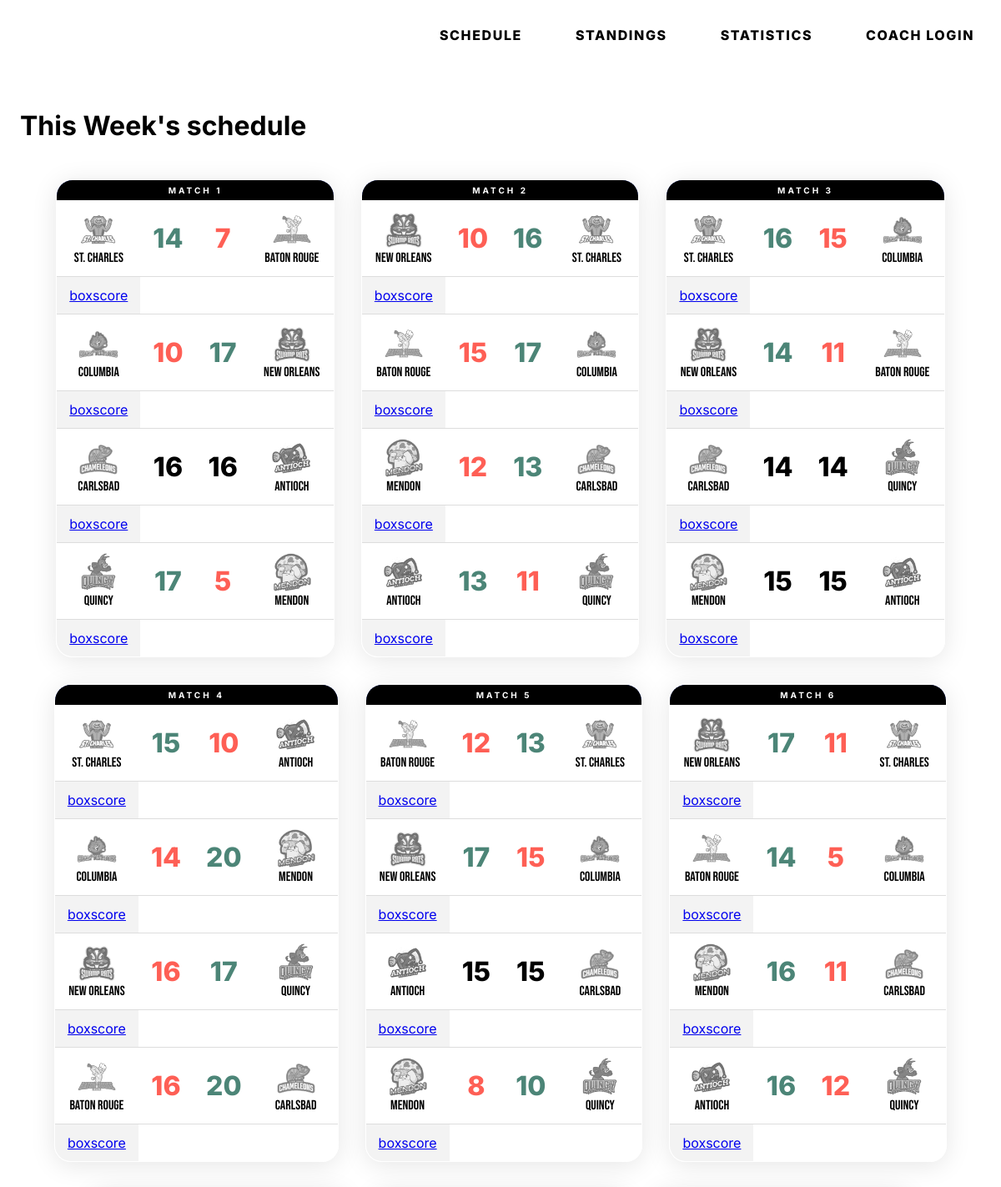
Page /schedule/ (upper part) on the committed database.
### tables this page shows
CREATE TABLE teams (
  team_id INTEGER NOT NULL PRIMARY KEY AUTOINCREMENT,
  name varchar(30) NOT NULL,
  city varchar(30) NOT NULL,
  nickname varchar(30) NOT NULL,
  coach_id INTEGER NOT NULL,
  abb varchar(3) NOT NULL,
  short_name varchar(30) NOT NULL,
  division varchar(100) DEFAULT NULL,
  cp INTEGER NOT NULL DEFAULT '0',
  cp_used INTEGER NOT NULL DEFAULT '0',
  recruiting_poINTEGERs INTEGER NOT NULL DEFAULT '0',
  active char(1) NOT NULL DEFAULT 'Y',
  overall INTEGER NOT NULL DEFAULT '0',
  aggression INTEGER NOT NULL DEFAULT '0',
  logo text NOT NULL Default '0'
);

CREATE TABLE schedule (
  schedule_id INTEGER DEFAULT NULL PRIMARY KEY AUTOINCREMENT,
  season INTEGER DEFAULT NULL,
  match_number INTEGER DEFAULT NULL,
  home_id INTEGER DEFAULT NULL,
  away_id INTEGER DEFAULT NULL,
  home_goals INTEGER DEFAULT NULL,
  away_goals INTEGER DEFAULT NULL,
  match_type text,
  competition_abb text,
  competition_type text,
  tiebreaker text,
  played text,
  commentary text,
  boxscore text,
  debug text,
  html_report text,
  home_rating double DEFAULT NULL,
  away_rating double DEFAULT NULL
);

### main.py (the view)
@app.route('/schedule/', methods=('GET', 'POST'))
def schedule():
  conn = get_db_connection()
  teams = conn.execute('SELECT * FROM teams').fetchall()
  schedule = conn.execute('SELECT * FROM schedule').fetchall()
  matchnumber = conn.execute(
    "SELECT COUNT(DISTINCT match_number) AS count FROM schedule").fetchone(
    )['count']
  conn.close()
  return render_template("schedule.html",
                         title="This Week's schedule",
                         teams=teams,
                         schedule=schedule,
                         matchnumber=matchnumber)

### main.py (called while the page is built)
def get_db_connection():
  conn = sqlite3.connect('database.db')
  conn.row_factory = sqlite3.Row
  return conn

### templates/schedule.html (shortened to what this page needs)
{% extends 'template.html' %}
{% block content %}
    </header>
    <main class="adjust paddingtop">
        <h1>{{ title }}</h1>
        <section class="week-schedule">
          {% for i in range(1, matchnumber) %}
          <table class="game-table styled-table glass">
            <thead>
              <tr>
                <th colspan="5" style="background-color: black; color: white; text-transform: uppercase; text-align:center;letter-spacing: 0.3em; font-size: 10px;padding: 6px 15px;">
                  Match {{ i }}
                </th>
              </tr>
            </thead>
            <tbody>
              {% for sched in schedule %}
              {% if sched['match_number'] == i %}
                <tr>
                  {% if sched['home_id'] < sched['away_id'] %}
                  {% for t in teams %}
                  {% if sched['home_id'] == t['team_id'] %}
                  <td>
                    <a href="{{ url_for('displayTeam', id=sched['home_id']) }}" class="team-logo-wrapper">
                        <img class="grey-filter" src="{{ url_for('static',filename=t['logo']) }}" alt="{{ sched['home_id'] }}">
                    </a>
                    {{ t["name"] }}
                  </td>
                  {% if sched['home_goals'] > sched['away_goals'] %}
                  <td class="win">{{ sched['home_goals'] }}</td>
                  {% elif sched['home_goals'] < sched['away_goals']%}
                  <td class="loose">{{ sched['home_goals'] }}</td>
                  {% else %}
                    <td>{{ sched['home_goals'] }}</td>
                  {% endif %}
                  {% endif %}
                  {% if sched['away_id'] == t['team_id'] %}
                  {% if sched['home_goals'] > sched['away_goals'] %}
                  <td class="loose">{{ sched['away_goals'] }}</td>
                  {% elif sched['home_goals'] < sched['away_goals']%}
                  <td class="win">{{ sched['away_goals'] }}</td>
                  {% else %}
                    <td>{{ sched['away_goals'] }}</td>
                  {% endif %}
                  <td>
                        <a href="{{ url_for('displayTeam', id=sched['away_id']) }}" class="team-logo-wrapper">
                                  <img class="grey-filter" src="{{ url_for('static',filename=t['logo']) }}" alt="{{ sched['away_id'] }}"></a>
                        {{ t['name'] }}</td>
                  {% endif %}
                  {% endfor %}
                  {% else %}
                  {% for t in teams|reverse %}
                  {% if sched['home_id'] == t['team_id'] %}
                  <td>
                    <a href="{{ url_for('displayTeam', id=sched['home_id']) }}" class="team-logo-wrapper">
                        <img class="grey-filter" src="{{ url_for('static',filename=t['logo']) }}" alt="{{ sched['home_id'] }}">
                    </a>
                    {{ t["name"] }}
                  </td>
                  {% if sched['home_goals'] > sched['away_goals'] %}
                  <td class="win">{{ sched['home_goals'] }}</td>
                  {% elif sched['home_goals'] < sched['away_goals']%}
                  <td class="loose">{{ sched['home_goals'] }}</td>
                  {% else %}
                    <td>{{ sched['home_goals'] }}</td>
                  {% endif %}
                  {% endif %}
                  {% if sched['away_id'] == t['team_id'] %}
                  {% if sched['home_goals'] > sched['away_goals'] %}
                  <td class="loose">{{ sched['away_goals'] }}</td>
                  {% elif sched['home_goals'] < sched['away_goals']%}
                  <td class="win">{{ sched['away_goals'] }}</td>
                  {% else %}
                    <td>{{ sched['away_goals'] }}</td>
                  {% endif %}
                  <td>
                        <a href="{{ url_for('displayTeam', id=sched['away_id']) }}" class="team-logo-wrapper">
                                  <img class="grey-filter" src="{{ url_for('static',filename=t['logo']) }}" alt="{{ sched['away_id'] }}"></a>
                        {{ t['name'] }}</td>
                  {% endif %}
                  {% endfor %}
                  {% endif %}
                </tr>
                    <td><a href="{{ url_for('schedule_boxscore', id=sched['schedule_id']) }}" link="team-logo-wrapper">boxscore</a> </td>
              {% endif %}
              {% endfor %}
            </tbody>
        </table>
        {% endfor %}
        </section>
    </main>
{% endblock %}

### static/style.css (style rules this page uses)
:root { --font-family: 'Inter', sans-serif; --font-display: 'Bebas Neue', sans-serif; --hero-blue: #386fa4; --secondary-blue: #758bfd; --accent-yellow: #ff8600; --border-radius: 20px; --border-radius-small: 10px; }
* { font-family: var(--font-family); -webkit-box-sizing: border-box; -moz-box-sizing: border-box; box-sizing: border-box; }
body { margin: 0; padding: 0; }
body { position: relative; }
.adjust { margin-left: auto; margin-right: auto; padding-left: 2%; padding-right: 2%; }
section { padding-top: 2%; padding-bottom: 2%; position: relative; }
.grey-filter { filter: grayscale(1); transition: .25s; }
.team-logo-wrapper { display: flex; height: 100px; align-items: center; flex: auto; justify-content: center; opacity: .6; transition: .25s; }
.team-logo-wrapper img { display: inline-block; vertical-align: bottom; object-fit: contain; max-width: 100%; height: 100%; }
.glass { background: rgba(255, 255, 255, 0.60); box-shadow: 0 4px 30px rgba(0, 0, 0, 0.1); backdrop-filter: blur(12.4px); -webkit-backdrop-filter: blur(10.4px); border: 1px solid rgba(255, 255, 255, 0.4); }
.paddingtop { padding-top: 110px; }
.styled-table { border-collapse: collapse; border-radius: var(--border-radius); overflow: hidden; }
.styled-table thead tr { background-color: var(--secondary-blue); color: #303030; text-align: left; }
.game-table tbody tr td { text-align: center; }
.game-table tbody tr td:first-child, .game-table tbody tr td:last-child { display: flex; flex-direction: column !important; align-items: center; font-family: var(--font-display); font-size: 1em; width: 100px; margin-left: auto; margin-right: auto; max-width: none !important; }
.game-table tbody tr td:nth-child(2), .game-table tbody tr td:nth-child(3), .game-table tbody tr td:nth-child(2), .game-table tbody tr td:nth-child(3) { font-size: 2em; font-weight: 800; }
.game-table tbody tr td:last-child .team-logo-wrapper { height: 48px; justify-content: start; opacity: .6; gap: 10px; transition: .25s; }
.win { color: #4c8577; }
.loose { color: #fe5f55; }
.styled-table th, .styled-table td { padding: 12px 15px; }
.styled-table tbody tr { border-bottom: 1px solid #dddddd; }
.styled-table tbody tr td:first-child { display: flex; flex-direction: row; align-items: center; }
.styled-table tbody tr td:first-child .team-logo-wrapper { height: 48px; justify-content: start; opacity: .6; gap: 10px; transition: .25s; }
.week-schedule { display: flex; flex-wrap: wrap; gap: 2em; justify-content: center; }

### static/responsiveNavBar.css (style rules this page uses)
:root { --font-family: 'Inter', sans-serif; --hero-blue: #386fa4; --secondary-blue: #758bfd; --accent-yellow: #ff8600; }

### rows in the picture
schedule: home_goals "14", away_goals "7"
teams: logo (picture), name "St. Charles"
teams: logo (picture), name "Baton Rouge"
schedule: home_goals "10", away_goals "17"
teams: logo (picture), name "Columbia"
teams: logo (picture), name "New Orleans"
schedule: home_goals "16", away_goals "16"
teams: logo (picture), name "Carlsbad"
teams: logo (picture), name "Antioch"
schedule: home_goals "17", away_goals "5"
teams: logo (picture), name "Quincy"
teams: logo (picture), name "Mendon"
schedule: home_goals "10", away_goals "16"
schedule: home_goals "15", away_goals "17"
schedule: home_goals "12", away_goals "13"
schedule: home_goals "13", away_goals "11"
schedule: home_goals "16", away_goals "15"
schedule: home_goals "14", away_goals "11"
schedule: home_goals "14", away_goals "14"
schedule: home_goals "15", away_goals "15"
schedule: home_goals "15", away_goals "10"
schedule: home_goals "14", away_goals "20"
schedule: home_goals "16", away_goals "17"
schedule: home_goals "16", away_goals "20"
schedule: home_goals "12", away_goals "13"
schedule: home_goals "17", away_goals "15"
schedule: home_goals "15", away_goals "15"
schedule: home_goals "8", away_goals "10"
schedule: home_goals "17", away_goals "11"
schedule: home_goals "14", away_goals "5"
schedule: home_goals "16", away_goals "11"
schedule: home_goals "16", away_goals "12"

### other values in the picture
{{ title }} "This Week's schedule"
{{ i }} "1" "2" "3" "4" "5" "6"
